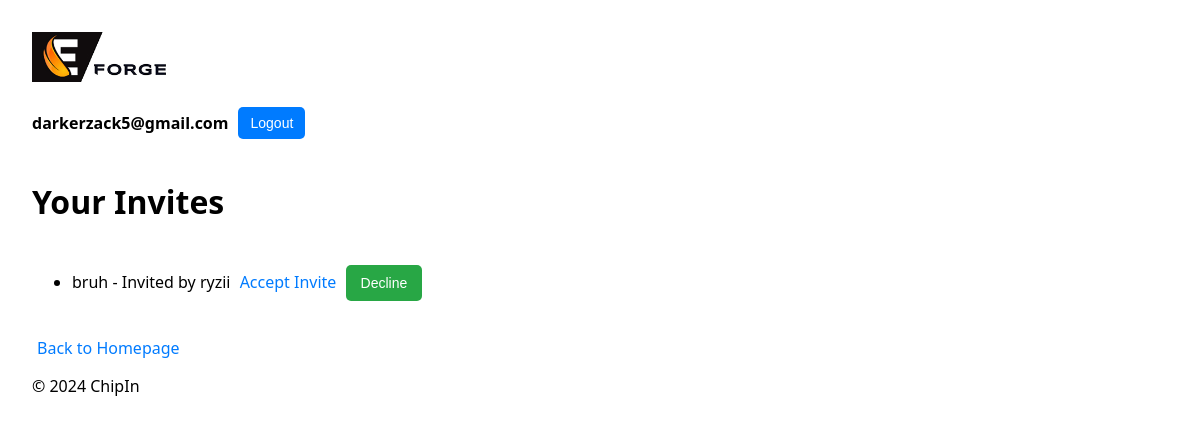
Page /chipin/invites/ (signed in) on the committed database.
### chipin/models.py (models this page shows, shortened)
class Invite(models.Model):
    group = models.ForeignKey(Group, on_delete=models.CASCADE, related_name="invites")
    invited_user = models.ForeignKey(User, on_delete=models.CASCADE, related_name="group_invites")
    token = models.UUIDField(default=uuid.uuid4, editable=False, unique=True)
    invited_by = models.ForeignKey(User, on_delete=models.CASCADE, related_name="sent_invites")
    accepted = models.BooleanField(default=False)
    created_at = models.DateTimeField(auto_now_add=True)
    expires_at = models.DateTimeField(default=default_invite_expiry)
    def is_expired(self):
        return timezone.now() > self.expires_at

class Group(models.Model):
    name = models.CharField(max_length=100)
    admin = models.ForeignKey(User, related_name='admin_groups', on_delete=models.CASCADE)
    members = models.ManyToManyField(User, related_name='group_memberships', blank=True)

### chipin/views.py (the view)
# urls.py: path('invites/', views.my_invites, name='my_invites'),
@login_required
def my_invites(request):
    invites = Invite.objects.filter(invited_user=request.user, accepted=False).order_by('-created_at')
    return render(request, 'chipin/my_invites.html', {'invites': invites})

### chipin/templates/chipin/my_invites.html (shortened to what this page needs)
{% extends 'chipin/base.html' %}
{% block content %}
<h1>Your Invites</h1>
<ul>
  {% for invite in invites %}
    <li>
      {{ invite.group.name }} - Invited by {{ invite.invited_by.username }}
      {% if invite.is_expired %}
        <p>Expired</p>
      {% else %}
        <a href="{% url 'chipin:accept_invite' invite.token %}">Accept Invite</a>
        <form method="post" action="{% url 'chipin:decline_invite' invite.id %}" style="display:inline">
          <button type="submit">Decline</button>
        </form>
      {% endif %}
    </li>
  {% empty %}
    <li>No invites yet.</li>
  {% endfor %}
</ul>
<a href="{% url 'chipin:home' %}">Back to Homepage</a>
{% endblock %}

### chipin/templates/chipin/base.html (shortened to what this page needs)
{% load static %}
<!DOCTYPE html>
<html lang="en">
<head>
    <link rel="stylesheet" href="{% static 'chipin/styles.css' %}">
</head>
<body>
    <header>
        <div class="logo">
            <img src="{% static 'chipin/logo_90.jpg' %}" alt="ChipIn Logo">
        </div>
        <div class="user-info">
            {% if request.user.is_authenticated %}
                <span>{{ request.user.username }}</span>
                <form action="{% url 'users:logout' %}" method="post">
                    <button type="submit">Logout</button>
                </form>
            {% else %}
                <a href="{% url 'users:login' %}">Login</a> <a href="{% url 'users:register' %}">Register</a>
            {% endif %}
        </div>
    </header>
    <main>
        {% block content %}
        {% endblock %}
    </main>
    <footer>
        <p>&copy; 2024 ChipIn</p>
    </footer>
</body>
</html>

### chipin/static/chipin/styles.css (style rules this page uses)
.logo img { max-height: 50px; }
.user-info { display: flex; align-items: center; font-size: 16px; }
.user-info span { margin-right: 10px; font-weight: bold; }
.user-info button { background-color: #007BFF; color: white; border: none; padding: 8px 12px; cursor: pointer; border-radius: 5px; font-size: 14px; }
button { background-color: #28a745; color: white; border: none; padding: 10px 15px; cursor: pointer; border-radius: 5px; font-size: 14px; margin-top: 20px; margin-bottom: 20px; }
a { color: #007BFF; text-decoration: none; padding: 5px }
body { font-family: system-ui, -apple-system, Segoe UI, Roboto, Arial, sans-serif; margin: 2rem; }

### rows in the picture
Invite: group.name "bruh", invited_by.username "ryzii", shows "Accept Invite"

### other values in the picture
{{ request.user.username }} "darkerzack5@gmail.com"
